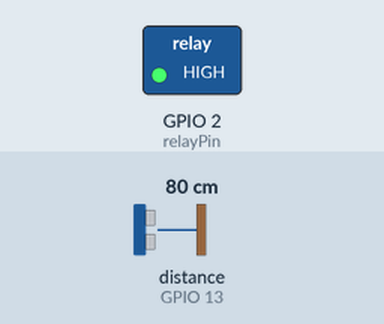
Recording of a sketch running on a simulated ESP8266 (NodeMCU). Parts: switched loads named in the sketch (green lamp = pin HIGH). Inputs (shaded band) come from the test bench; at power-on: distance to the obstacle (sensor on GPIO 13) 80 cm. The echo pulse lasts 58.3 µs per cm; WiFi joins after 1.5 s; servers stay silent unless stated; uploads are accepted with an empty reply; pins used as bus, display or sensor lines are not drawn; what the sketch prints to the serial monitor is not drawn.

Above: at 16.5 s.
16.6 s: distance to the obstacle (sensor on GPIO 13) set to 105 cm
30.4 s: distance to the obstacle (sensor on GPIO 13) set to 115 cm
At 41.8 s:
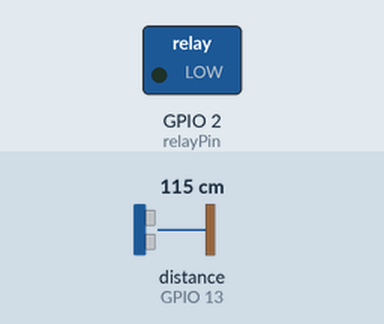
44.2 s: distance to the obstacle (sensor on GPIO 13) set to 2 cm
At 51.7 s:
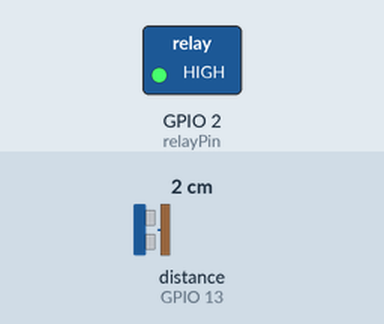
Timing chart, 0 to 53.2 s (numbered marks = the images above; inputs shaded):
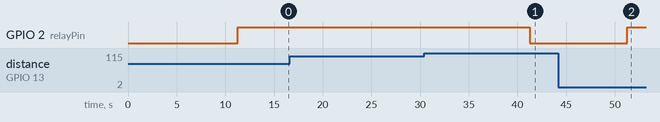

Measured:
- the behaviour switches between 110 and 111 cm on distance to the obstacle (sensor on GPIO 13) (found by bisection; images 0 and 1)
- after the input at 16.6 s, every drawn part: stays the same
- after the input at 30.4 s, GPIO 2 (relayPin): HIGH → LOW after 10.9 s
- after the input at 44.2 s, GPIO 2 (relayPin): LOW → HIGH after 7.1 s

The sketch:

ultrasonic_no_lib_to_gs.ino
```cpp
/*
True Innovation
*/

#ifdef ESP32
  #include <WiFi.h>
  #include <HTTPClient.h>
#else
  #include <ESP8266WiFi.h>
  #include <ESP8266HTTPClient.h>
  #include <WiFiClient.h>
#endif

#include <Wire.h>
#include <Adafruit_Sensor.h>
#include <Adafruit_BME280.h>

// Define Trig and Echo pin:
#define trigPin 12
#define echoPin 13
#define relayPin 2

// Define variables:
long duration;
int distance;
int waterlevel;
int rainspout_high = 200;
int litre;


// Replace with your network credentials
const char* ssid     = "smartmonitor";
const char* password = "01004714";

// REPLACE with your Domain name and URL path or IP address with path
//const char* serverName = "https://www.folkza.com/project/post-esp-data.php";
const char* host = "script.google.com";
const int httpsPort = 443;

WiFiClientSecure client; //--> Create a WiFiClientSecure object.

// Timers auxiliar variables

long now = millis();

long lastMeasure = 0;

String GAS_ID = "AKfycbwuwv4IaGyTl-udOPM9cLlvY0TMfuxN1BXUuibHqZ0vcChVsm3NCctOfoENw8QOgbMT"; //--> spreadsheet script ID

String sensorName = "Water proof 1";
int sensorLocation = 99;

void setup() {
    // Define inputs and outputs
  pinMode(trigPin, OUTPUT);
  pinMode(echoPin, INPUT);
  pinMode(relayPin, OUTPUT);
  Serial.begin(115200);

  WiFi.begin(ssid, password);
  Serial.println("Connecting");
  while(WiFi.status() != WL_CONNECTED) {
    delay(500);
    Serial.print(".");
  }
  Serial.println("");
  Serial.print("Connected to WiFi network with IP Address: ");
  Serial.println(WiFi.localIP());

}

void loop() {

    now = millis();

  // Publishes new temperature and humidity every 3 seconds

  if (now - lastMeasure > 10000) {

    lastMeasure = now;

 // Clear the trigPin by setting it LOW:
  digitalWrite(trigPin, LOW);
 // digitalWrite(relayPin, LOW);

  delayMicroseconds(10);

 // Trigger the sensor by setting the trigPin high for 10 microseconds:
  digitalWrite(trigPin, HIGH);
  delayMicroseconds(20);
  digitalWrite(trigPin, LOW);


  // Read the echoPin. pulseIn() returns the duration (length of the pulse) in microseconds:
  duration = pulseIn(echoPin, HIGH);

  // Calculate the distance:
  distance = duration*0.034/2;
  waterlevel = rainspout_high-distance;
  litre = waterlevel*23;
      Serial.print("Distance: ");
      Serial.println(distance);
      Serial.print("Duration: ");
      Serial.println(duration);
      Serial.print("Litre: ");
      Serial.println(litre);

    sendData(sensorLocation,waterlevel);


  }

}

//==============================================================================


void sendData(int value,int value2) {

  Serial.println("==========");
  Serial.print("connecting to ");
  Serial.println(host);


  //----------------------------------------Connect to Google host

  if (!client.connect(host, httpsPort)) {

    Serial.println("connection failed");

    return;

  }

  //----------------------------------------


  //----------------------------------------Proses dan kirim data


  int string_location = value;

  int string_waterlevel = value2;

  String url = "/macros/s/" + GAS_ID + "/exec?location=" + string_location + "&level="+string_waterlevel; //  2 variables

  Serial.print("requesting URL: ");

  Serial.println(url);


  client.print(String("GET ") + url + " HTTP/1.1\r\n" +

         "Host: " + host + "\r\n" +

         "User-Agent: BuildFailureDetectorESP32\r\n" +

         "Connection: close\r\n\r\n");


  Serial.println("request sent");

  //---------------------------------------
  while (client.connected()) {
    String line = client.readStringUntil('\n');
    if (line == "\r") {
      Serial.println("headers received");
      break;
    }
  }
  String line = client.readStringUntil('\n');
  if (line.startsWith("{\"state\":\"success\"")) {
    Serial.println("esp32/Arduino CI successfull!");
  } else {
    Serial.println("esp32/Arduino CI has failed");
  }
  Serial.print("reply was : ");
  Serial.println(line);
  Serial.println("closing connection");
  Serial.println("==========");
  Serial.println();
  client.stop();
  //----------------------------------------
  //Add Tirgger Relay if water level more than 90 cm.
    if(waterlevel>90)
      {
        digitalWrite(relayPin, HIGH);
      }
      else
        {
          digitalWrite(relayPin, LOW);
        }
}

//===============================================
```
